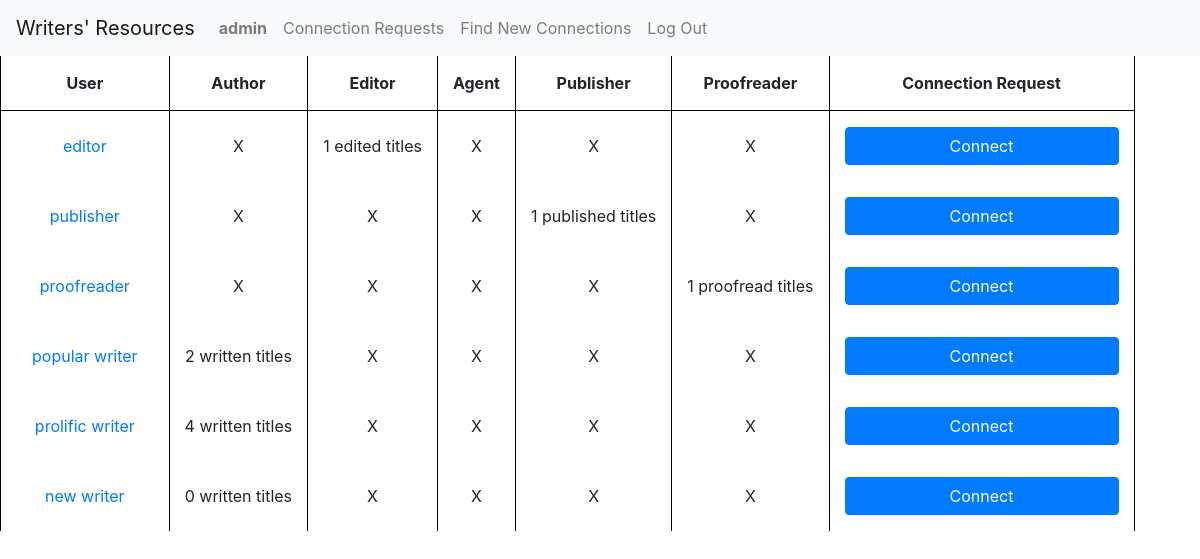
The app's page /find_connections (signed in) with its own data.
### website/models.py (models this page shows, shortened)
class User(AbstractUser):
    timestamp = models.DateTimeField(blank=True, null=True)
    connections = models.ManyToManyField("User", blank=True, default=None)
    connections_count = models.IntegerField(default=0)
    messages = models.ManyToManyField("Message", blank=True, default=None)
    pen_name = models.CharField(blank=True, null=True, default=None, max_length=100)
    summary = models.CharField(blank=True, null=True, default=None, max_length=1000)
    author = models.BooleanField(default=False, blank=False, null=False)
    author_fantasy = models.BooleanField(default=False, blank=False, null=False)
    author_scifi = models.BooleanField(default=False, blank=False, null=False)
    author_historical = models.BooleanField(default=False, blank=False, null=False)
    author_bio = models.BooleanField(default=False, blank=False, null=False)
    author_realistic = models.BooleanField(default=False, blank=False, null=False)
    author_children = models.BooleanField(default=False, blank=False, null=False)
    author_young = models.BooleanField(default=False, blank=False, null=False)
    author_adult = models.BooleanField(default=False, blank=False, null=False)
    author_spiritual = models.BooleanField(default=False, blank=False, null=False)
    author_help = models.BooleanField(default=False, blank=False, null=False)
    author_short = models.BooleanField(default=False, blank=False, null=False)
    author_novel = models.BooleanField(default=False, blank=False, null=False)
    author_poetry = models.BooleanField(default=False, blank=False, null=False)
    author_comic = models.BooleanField(default=False, blank=False, null=False)
    editor = models.BooleanField(default=False, blank=False, null=False)
    editor_fantasy = models.BooleanField(default=False, blank=False, null=False)
    editor_scifi = models.BooleanField(default=False, blank=False, null=False)
    editor_historical = models.BooleanField(default=False, blank=False, null=False)
    editor_bio = models.BooleanField(default=False, blank=False, null=False)
    editor_realistic = models.BooleanField(default=False, blank=False, null=False)
    editor_children = models.BooleanField(default=False, blank=False, null=False)
    editor_young = models.BooleanField(default=False, blank=False, null=False)
    editor_adult = models.BooleanField(default=False, blank=False, null=False)
    editor_spiritual = models.BooleanField(default=False, blank=False, null=False)
    editor_help = models.BooleanField(default=False, blank=False, null=False)
    editor_short = models.BooleanField(default=False, blank=False, null=False)
    editor_novel = models.BooleanField(default=False, blank=False, null=False)
    editor_poetry = models.BooleanField(default=False, blank=False, null=False)
    editor_comic = models.BooleanField(default=False, blank=False, null=False)
    agent = models.BooleanField(default=False, blank=False, null=False)
    agent_fantasy = models.BooleanField(default=False, blank=False, null=False)
    agent_scifi = models.BooleanField(default=False, blank=False, null=False)
    agent_historical = models.BooleanField(default=False, blank=False, null=False)
    agent_bio = models.BooleanField(default=False, blank=False, null=False)
    agent_realistic = models.BooleanField(default=False, blank=False, null=False)
    agent_children = models.BooleanField(default=False, blank=False, null=False)
    agent_young = models.BooleanField(default=False, blank=False, null=False)
    agent_adult = models.BooleanField(default=False, blank=False, null=False)
    agent_spiritual = models.BooleanField(default=False, blank=False, null=False)
    agent_help = models.BooleanField(default=False, blank=False, null=False)
    agent_short = models.BooleanField(default=False, blank=False, null=False)
    agent_novel = models.BooleanField(default=False, blank=False, null=False)
    agent_poetry = models.BooleanField(default=False, blank=False, null=False)
    agent_comic = models.BooleanField(default=False, blank=False, null=False)
    publisher = models.BooleanField(default=False, blank=False, null=False)
    publisher_fantasy = models.BooleanField(default=False, blank=False, null=False)
    publisher_scifi = models.BooleanField(default=False, blank=False, null=False)
    publisher_historical = models.BooleanField(default=False, blank=False, null=False)
    publisher_bio = models.BooleanField(default=False, blank=False, null=False)
    publisher_realistic = models.BooleanField(default=False, blank=False, null=False)
    publisher_children = models.BooleanField(default=False, blank=False, null=False)
    publisher_young = models.BooleanField(default=False, blank=False, null=False)
    publisher_adult = models.BooleanField(default=False, blank=False, null=False)
    publisher_spiritual = models.BooleanField(default=False, blank=False, null=False)
    publisher_help = models.BooleanField(default=False, blank=False, null=False)
    publisher_short = models.BooleanField(default=False, blank=False, null=False)
    publisher_novel = models.BooleanField(default=False, blank=False, null=False)
    publisher_poetry = models.BooleanField(default=False, blank=False, null=False)
    publisher_comic = models.BooleanField(default=False, blank=False, null=False)
    proofreader = models.BooleanField(default=False, blank=False, null=False)
    author_titles = models.ManyToManyField("Title", blank=True, null=True, default=None, related_name="author")
    author_count = models.IntegerField(default=0)
    editor_titles = models.ManyToManyField("Title", blank=True, null=True, default=None, related_name="editor")
    editor_count = models.IntegerField(default=0)
    agent_titles = models.ManyToManyField("Title", blank=True, null=True, default=None, related_name="agent")
    agent_count = models.IntegerField(default=0)
    publisher_titles = models.ManyToManyField("Title", blank=True, null=True, default=None, related_name="publisher")
    publisher_count = models.IntegerField(default=0)
    proofreader_titles = models.ManyToManyField("Title", blank=True, null=True, default=None, related_name="proofreader")
    proofreader_count = models.IntegerField(default=0)

### website/views.py (the view)
# urls.py: path("find_connections", views.find_connections, name="find_connections"),
def find_connections(request):
    user = request.user
    connections = user.connections.all()
    all_users = User.objects.all()
    connection_requests = user.messages.all()
    for connection in connection_requests:
        if connection.sender == user:
            all_users = all_users.exclude(username=connection.receiver.username)
        else:
            all_users = all_users.exclude(username=connection.sender.username)
    for connection in connections:
        all_users = all_users.exclude(username=connection.username)
    all_users = all_users.exclude(username=user.username)
    return render(request, "website/profile.html", {
                "users" : all_users,
                "pending_requests" : True
            })

### website/templates/website/profile.html (shortened to what this page needs)
{% extends "website/layout.html" %}
{% block body %}
{% if user.is_authenticated %}
<table id="member_table">
    <tr>
        <th>User</th>
        <th>Author</th>
        <th>Editor</th>
        <th>Agent</th>
        <th>Publisher</th>
        <th>Proofreader</th>
        {% if pending_requests or find_connections %}
        <th>Connection Request</th>
        {% endif %}
    </tr>
    {% for connection in users %}
    <tr>
        <td><a class="nav-link" href="{% url 'profile' connection.username %}">{{connection.pen_name}}</a></td>
        {% if connection.author %}
        <td>{{connection.author_count}} written titles</td>
        {% else %}
        <td>X</td>
        {% endif %}
        {% if connection.editor %}
        <td>{{connection.editor_count}} edited titles</td>
        {% else %}
        <td>X</td>
        {% endif %}
        {% if connection.agent %}
        <td>{{connection.agent_count}} represented titles</td>
        {% else %}
        <td>X</td>
        {% endif %}
        {% if connection.publisher %}
        <td>{{connection.publisher_count}} published titles</td>
        {% else %}
        <td>X</td>
        {% endif %}
        {% if connection.proofreader %}
        <td>{{connection.proofreader_count}} proofread titles</td>
        {% else %}
        <td>X</td>
        {% endif %}
        {% if pending_requests %}
        <td><input class="btn btn-primary" onclick="send_request_direct('{{connection.username}}')" id="{{connection.username}}_button" value="Connect"></td>
        {% endif %}
    </tr>
    {% endfor %}
</table>
{% else %}
<div>You must have an account to use this feature. <a href="{% url 'register' %}">Register here.</a></div>
{% endif %}
{% endblock %}

### website/templates/website/layout.html (shortened to what this page needs)
{% load static %}
<!DOCTYPE html>
<html lang="en">
    <head>
        <link rel="stylesheet" href="https://stackpath.bootstrapcdn.com/bootstrap/4.4.1/css/bootstrap.min.css">
        <link href="{% static 'website/styles.css' %}" rel="stylesheet">
    </head>
    <body>
        <nav class="navbar navbar-expand-lg navbar-light bg-light">
            <a class="navbar-brand" href="{% url 'index' %}">Writers' Resources</a>
            <div>
              <ul class="navbar-nav mr-auto">
                {% if user.is_authenticated %}
                    <li class="nav-item">
                        <a class="nav-link" href="{% url 'profile' user.username %}"><strong>{{ user.pen_name }}</strong></a>
                    </li>
                    <li class="nav-item">
                        <a class="nav-link" href="{% url 'my_connection_requests' %}" id="request_count">Connection Requests</a>
                    </li>
                    <li class="nav-item">
                        <a class="nav-link" href="{% url 'find_connections' %}">Find New Connections</a>
                    </li>
                    <li class="nav-item">
                        <a class="nav-link" href="{% url 'logout' %}">Log Out</a>
                    </li>
                {% endif %}
              </ul>
            </div>
          </nav>
        <div class="body">
            {% block body %}
            {% endblock %}
        </div>
    </body>
</html>

### website/static/website/styles.css (style rules this page uses)
td, th { padding: 15px; border-left: 1px solid #000; text-align: center; }
th { border-bottom: 1px solid #000; }
table { border-collapse: collapse; }
td:last-child, th:last-child { border-right: 1px solid #000; }

### records on screen
User: pen_name "admin"
User: pen_name "editor", author "X", editor_count "1", agent "X", publisher "X", proofreader "X"
User: pen_name "publisher", author "X", editor "X", agent "X", publisher_count "1", proofreader "X"
User: pen_name "proofreader", author "X", editor "X", agent "X", publisher "X", proofreader_count "1"
User: pen_name "popular writer", author_count "2", editor "X", agent "X", publisher "X", proofreader "X"
User: pen_name "prolific writer", author_count "4", editor "X", agent "X", publisher "X", proofreader "X"
User: pen_name "new writer", author_count "0", editor "X", agent "X", publisher "X", proofreader "X"
